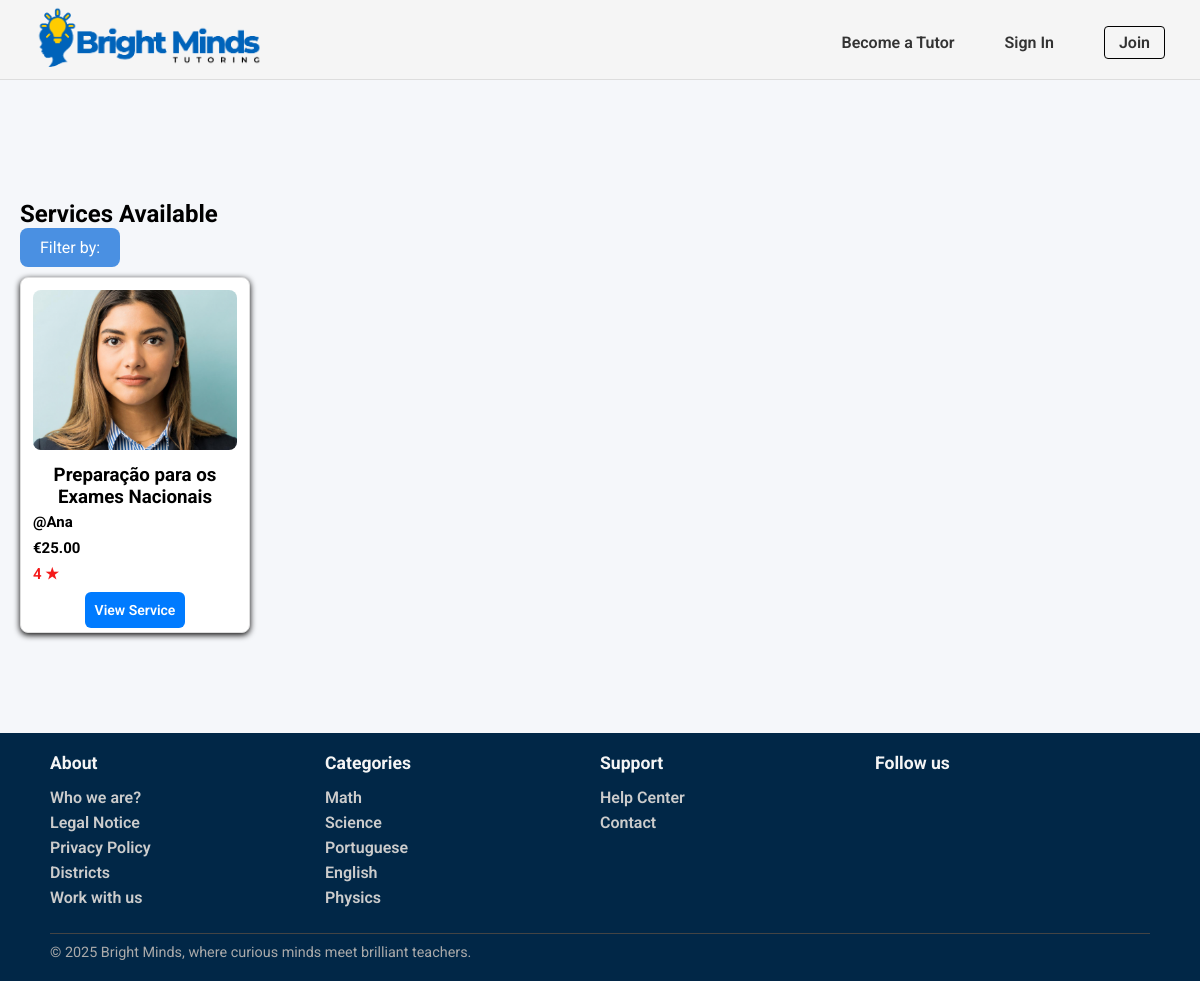
/pages/services_list.php, run on an earlier commit of the app's database.
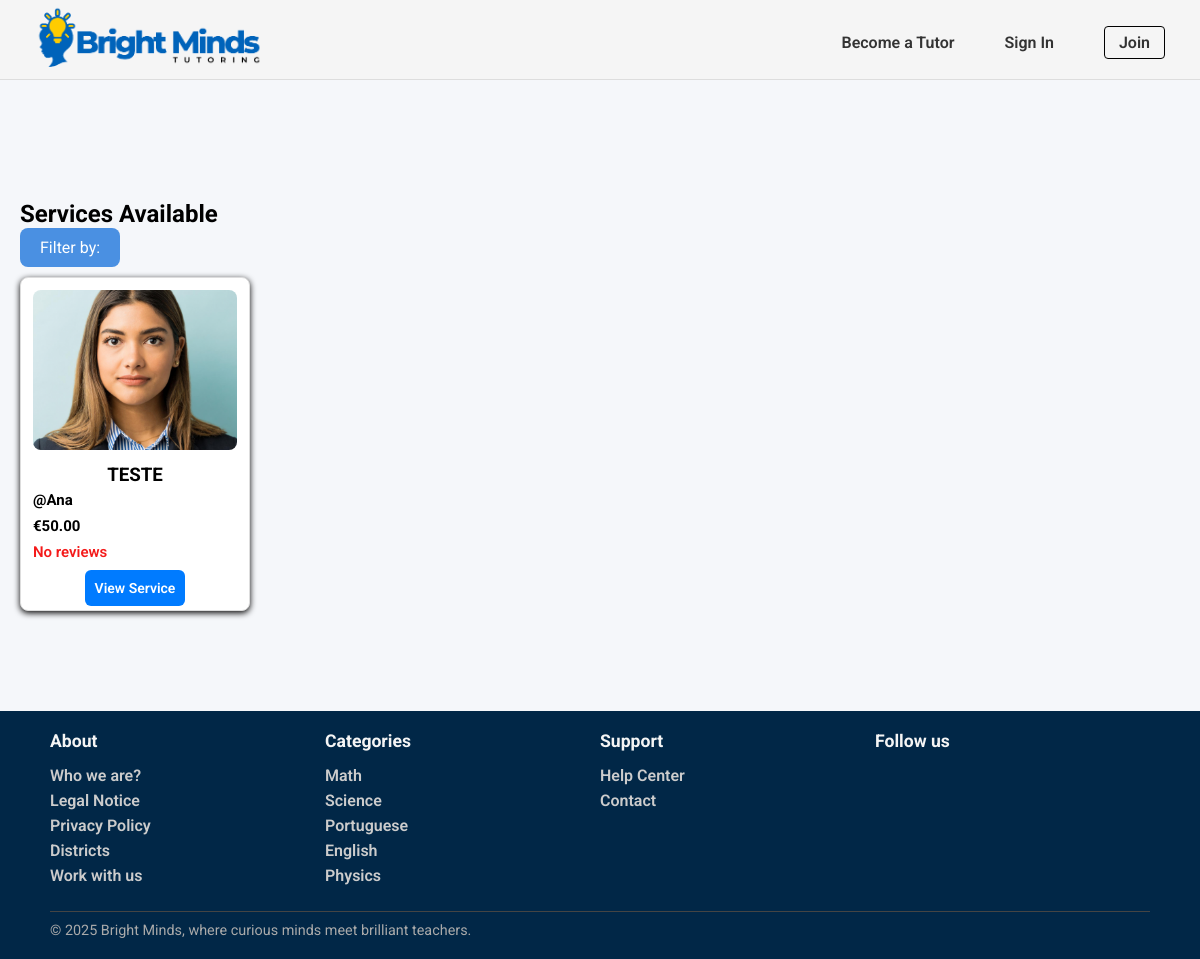
And on a later commit of the database.
### tables this page shows
CREATE TABLE Service(
    service_id INTEGER PRIMARY KEY,
    freelancer_id INTEGER NOT NULL,
    title TEXT NOT NULL,
    category_name TEXT NOT NULL,
    description TEXT NOT NULL,
    duracao INTEGER NOT NULL,
    price REAL NOT NULL,
    service_type TEXT CHECK(service_type IN ('individual presencial', 'grupo presencial', 'individual online','grupo online', 'revisão trabalhos')) NOT NULL,
    num_sessoes INTEGER NOT NULL,
    status TEXT CHECK(status IN ('ativo', 'inativo')) DEFAULT 'ativo',
    max_students INTEGER,
    FOREIGN KEY (freelancer_id) REFERENCES Freelancers(freelancer_id) ON UPDATE CASCADE ON DELETE CASCADE,
    FOREIGN KEY (category_name) REFERENCES Category(category_name) ON UPDATE CASCADE ON DELETE RESTRICT
);

CREATE TABLE User (
    user_id INTEGER PRIMARY KEY,
    username TEXT UNIQUE NOT NULL,
    name TEXT NOT NULL,
    birth_date DATE,
    email TEXT UNIQUE NOT NULL,
    password TEXT NOT NULL,
    usertype TEXT CHECK(usertype IN ('student', 'tutor', 'admin')) NOT NULL,
    address TEXT,
    postal_code TEXT,
    city TEXT,
    registration_date DATE NOT NULL,
    profile_image TEXT
);

CREATE TABLE Category(
    category_name TEXT PRIMARY KEY
);

### pages/services_list.php (called while the page is built)
<?php
    require_once(__DIR__. '/../templates/common.tpl.php');
    require_once(__DIR__.'/../database/connection.db.php');
    require_once(__DIR__.'/../database/service.class.php');
    require_once(__DIR__.'/../database/categories.php');
    require_once(__DIR__. '/../templates/services.tpl.php');
    $session = new Session();
    $db = getDatabaseConnection();
    $categories = getAllCategories($db);
    $category = (!empty ($_GET['category'])) ? $_GET['category'] : null;
    $service = (!empty ($_GET['service_type'])) ? $_GET['service_type'] : null;
    $min_price = (!empty($_GET['min_price'])) ? floatval($_GET['min_price']) : null;
    $max_price = (!empty($_GET['max_price'])) ? floatval($_GET['max_price']) : null;
    $min_rating = (isset($_GET['min_rating']) && is_numeric($_GET['min_rating'])) ? $_GET['min_rating'] : null;
    $max_rating = (isset($_GET['max_rating']) && is_numeric($_GET['max_rating'])) ? $_GET['max_rating'] : null;
    $services = getServices($db,$category,$service,$min_price,$max_price,$min_rating,$max_rating);
    drawHeader($session);
    drawServices($services,$category,$service);
    drawFooter($categories);
    ?>

### utils/session.php (called while the page is built, shortened)
<?php
  class Session {
    public function isLoggedIn() : bool {
      return isset($_SESSION['id']);
    }
  }
?>

### database/service.class.php (called while the page is built, shortened)
<?php
function getServices(PDO $db, ?string $category, ?string $service_type, ?float $min_price, ?float $max_price,?int $min_rating, ?int $max_rating): array {
    $query = '
        SELECT s.service_id, s.title, s.price, s.service_type,
               u.name AS freelancer_name, u.user_id,
               (SELECT AVG(r.rating) FROM Review r
                JOIN Booking b ON r.booking_id = b.booking_id
                WHERE b.service_id = s.service_id) AS avg_rating
        FROM Service s
        JOIN Freelancer f ON s.freelancer_id = f.freelancer_id
        JOIN User u ON f.freelancer_id = u.user_id
        WHERE s.status = "ativo"
        ';
    $params = [];
    $stmt = $db->prepare($query);
    $stmt->execute($params);
    $services = [];
    while ($row = $stmt->fetch(PDO::FETCH_ASSOC)) {
        $user = User::getUserbyId($db, intval($row['user_id']));
        $profileImage = $user->getPhoto();
        $row['profile_image'] = $profileImage;
        $services[] = $row;
    }
    return $services;
}
?>

### database/categories.php (called while the page is built, shortened)
<?php
  function getAllCategories(PDO $db) {
    $stmt = $db->prepare('SELECT category_name
                          FROM Category');
    $stmt->execute();
    return $stmt->fetchAll();
  }
?>

### templates/common.tpl.php (the view, shortened to what this page needs)
<?php
    require_once(__DIR__. '/../utils/session.php');
?>
<?php function drawHeader(Session $session){ ?>
    <!DOCTYPE html>
    <html>
        <head>
            <link rel="stylesheet" href="../css/style.css">
            <link rel="stylesheet" href="../css/profile.css">
            <link rel="stylesheet" href="../css/services.css">
            <link rel="stylesheet" href="../css/service_detail.css">
            <link rel="stylesheet" href="../css/admin.css">
            <link rel="stylesheet" href="../css/services_manage.css">
            <link rel="stylesheet" href="../css/client_booking.css">
            <link rel="stylesheet" href="../css/message.css">
        </head>
        <body>
            <header>
                <nav>
                    <a href="../pages/index.php"><img id="logo" src="../docs/BrightMinds_logo.png" alt="BrightMinds Logo"></a>
                    <?php
                        if($session->isLoggedIn()) drawUserNav($session);
                        else drawVisitorNav();
                    ?>
                </nav>
            </header>
            <main>
<?php } ?>
<?php function drawVisitorNav() { ?>
    <ul class="visitor-nav-links">
        <li><a href="../pages/sign_up.php">Become a Tutor</a></li>
        <li><a href="../pages/login.php">Sign In</a></li>
        <li><a href="../pages/sign_up.php" class="join-btn">Join</a></li>
    </ul>
<?php } ?>
<?php function drawFooter(array $categories){ ?>
            </main>
            <footer>
                <div class="footer-content">
                    <section class="footer-column">
                        <h3>About</h3>
                        <ul>
                            <li><a href="">Who we are?</a></li>
                            <li><a href="">Legal Notice</a></li>
                            <li><a href="">Privacy Policy</a></li>
                            <li><a href="">Districts</a></li>
                            <li><a href="">Work with us</a></li>
                        </ul>
                    </section>
                    <section class="footer-column">
                        <h3>Categories</h3>
                        <ul>
                            <?php foreach($categories as $category){ ?>
                                <li>
                                    <a href=""><?=$category['category_name']?>
                                    </a>
                                </li>
                            <?php } ?>
                        </ul>
                    </section>
                    <section class="footer-column">
                        <h3>Support</h3>
                        <ul>
                            <li><a href="#">Help Center</a></li>
                            <li><a href="#">Contact</a></li>
                        </ul>
                    </section>
                    <section class="footer-column">
                        <h3>Follow us</h3>
                    </section>
                    <div class="footer-bottom">
                        <hr>
                        <p>© 2025 Bright Minds, where curious minds meet brilliant teachers.</p>
                    </div>
                </div>
            </footer>
        </body>
    </html>
<?php } ?>

### templates/services.tpl.php (shortened to what this page needs)
<?php function drawServices(array $services, ?string $category, ?string $service_type){ ?>
    <section id="services">
      <h2>Services Available</h2>
      <form method="GET" action="services_list.php" class="filter-dropdown">
          <button type = "button" class = "filter-button" onclick= "toggleDropdown()" >
            <span>Filter by:</span>
          </button>
      </form>
        <div class="services-button">
            <?php foreach ($services as $service) {
              $profileImage = $service['profile_image'];
            ?>
                <div class="service-card">
                    <div class="service-img-container">
                      <img class="profile-photo" src="<?= htmlspecialchars($profileImage) ?>" alt="Freelancer profile photo">
                    </div>
                    <div class="service-details">
                        <p class="service-name"><h3><?= htmlspecialchars($service['title']) ?><h3>
                        <p class="service-description"><?= htmlspecialchars($service['description']) ?>
                        <p class="freelancer-name">@<?= htmlspecialchars($service['freelancer_name']) ?></p>
                        <p class="price">€<?= number_format($service['price'], 2) ?></p>
                        <p class="rating">
                            <?php
                            $avg = round($service['avg_rating'], 1);
                            if ($avg) {
                                echo $avg . " ★";
                            } else {
                                echo "No reviews";
                            }
                            ?>
                        </p>
                        <a href="service_detail.php?id=<?= $service['service_id'] ?>" class="view-service-btn">View Service</a>
                    </div>
                </div>
            <?php } ?>
        </div>
    </section>
<?php } ?>

### css/style.css (style rules this page uses)
* { font-family: "Roboto"; margin:0; padding:0; box-sizing: border-box; }
body { background-color: #f5f7fa; }
header { font-family: "Roboto"; font-style: normal; background-color: whitesmoke; border-bottom: 1px solid #ddd; height: 80px; width: 100%; position: sticky; top:0; left:0; }
nav { display: flex; align-items: center; justify-content: space-between; padding: 5px 35px; }
.visitor-nav-links { list-style: none; display: flex; align-items: center; gap: 50px; }
#logo { height:70px; width: auto; }
a { text-decoration:none; }
.visitor-nav-links li a, .user-nav a { color: #333; font-weight: 600; font-size: 16px; }
.join-btn { padding: 6px 14px; border: 1px solid #000; border-radius: 4px; background-color: transparent; font-weight: bold; cursor: pointer; }
footer { font-family: "Roboto", sans-serif; background-color: #012747; color: #fff; padding: 20px 50px; }
.footer-content { display:grid; grid-template-columns: repeat(4, 1fr); grid-template-rows: auto auto; row-gap: 20px; }
.footer-bottom { grid-column: 1 / -1; }
.footer-column h3 { font-size: 1.1rem; margin-bottom: 15px; color: #f5f5f5; }
.footer-column ul { list-style: none; }
.footer-column ul li { margin-bottom: 6px; }
.footer-column ul li a { text-decoration: none; color: #ccc; }
.footer-bottom { text-align: start; font-size: 0.9rem; color: #aaa; }
.footer-bottom hr { border: none; border-top: 1px solid #444; margin-bottom: 10px; }

### css/profile.css (style rules this page uses)
* { font-family: "Roboto"; margin:0; padding:0; box-sizing: border-box; }

### css/services.css (style rules this page uses)
#services { margin-top: 100px; margin-bottom: 80px; padding: 20px; }
.services-button { display: flex; flex-wrap: wrap; justify-content: flex-start; gap: 15px; }
.service-card { border: 1px solid #ddd; border-radius: 8px; width: 230px; padding: 12px; background: white; box-shadow: 0 2px 6px rgba(0, 0, 0, 0.986); text-align: center; display: flex; flex-direction: column; margin-top: 10px; }
.profile-photo { width: 100%; height: 160px; object-fit: cover; border-radius: 8px; margin-bottom: 10px; }
.freelancer-name { font-weight: bold; color: #000000; margin: 5px 0; text-align: left; font-size: 15px; }
.price { color: #000000; font-weight: bold; font-size: 15px; margin: 8px 0; text-align: left; }
.rating { color: #f41a1a; font-weight: 600; font-size: 15px; text-align: left; margin-bottom: 15px; }
.view-service-btn { background-color: #007bff; color: white; font-size: 14px; padding: 10px; border: none; border-radius: 6px; cursor: pointer; transition: background-color 0.3s ease; width: 100%; margin-top: 30px; }
.filter-button { background-color: #4A90E2; color: white; padding: 10px 20px; margin-top:1; border: none; border-radius: 8px; font-size: 16px; cursor: pointer; }
.filter-dropdown { position: relative; display: inline-block; }

### css/services_manage.css (style rules this page uses)
a { color: #0066cc; text-decoration: none; }

### css/client_booking.css (style rules this page uses)
a { color: #0066cc; text-decoration: none; font-weight: 600; }

What changed in the data, as far as the page shows it:
no longer on this page (row edited): service: title "Preparação para os Exames Nacionais", user.name "Ana", price "25.00", avg "4"
added service: title "TESTE", user.name "Ana", price "50.00", shows "No reviews"
